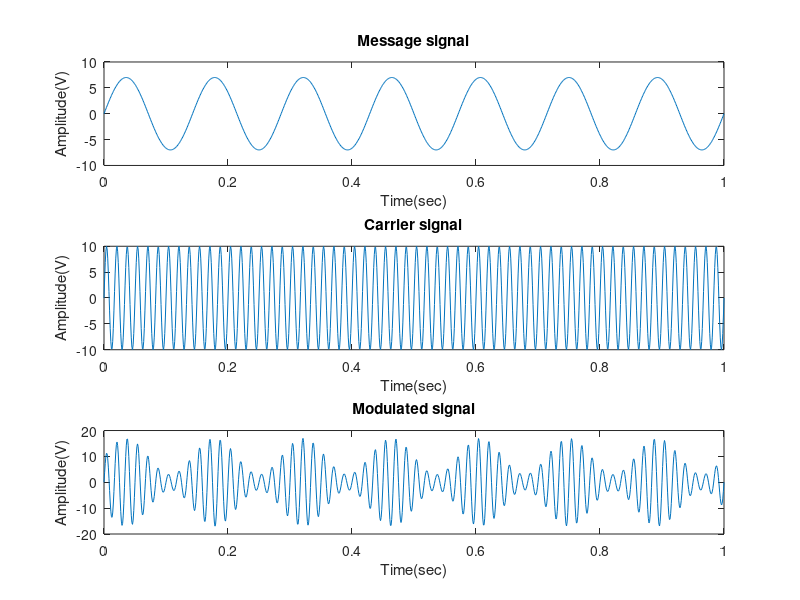

This figure's MATLAB source:
clc;
close all;
clear all;
Ac=10;
Am=7;
fc=60;
fm=7; % fm<fc
t=1;
t1 = (0:.001:t);
mt=Am*sin(2*pi*fm*t1); % message signal
ct=Ac*sin(2*pi*fc*t1); % carrier signal
m=Am/Ac;
eq=(1+m.*sin(2*pi*fm*t1)).*ct;  %Modulated Signal
subplot(3,1,1);
plot(t1,mt);
xlabel('Time(sec)');
ylabel('Amplitude(V)');
title('Message signal');
subplot(3,1,2);
plot(t1,ct);
xlabel('Time(sec)');
ylabel('Amplitude(V)');
title('Carrier signal');
subplot(3,1,3);
plot(t1,eq);
xlabel('Time(sec)');
ylabel('Amplitude(V)');
title('Modulated signal');
